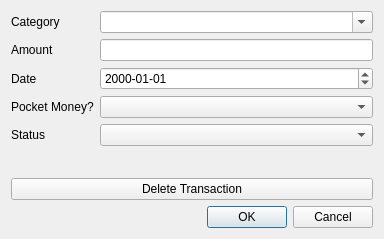
<?xml version="1.0" encoding="UTF-8"?>
<ui version="4.0">
 <class>TransactionEditorDialog</class>
 <widget class="QDialog" name="TransactionEditorDialog">
  <property name="geometry">
   <rect>
    <x>0</x>
    <y>0</y>
    <width>384</width>
    <height>239</height>
   </rect>
  </property>
  <property name="windowTitle">
   <string>Dialog</string>
  </property>
  <property name="modal">
   <bool>true</bool>
  </property>
  <layout class="QVBoxLayout" name="verticalLayout">
   <item>
    <layout class="QFormLayout" name="formLayout">
     <item row="0" column="0">
      <widget class="QLabel" name="label_4">
       <property name="text">
        <string>Category</string>
       </property>
      </widget>
     </item>
     <item row="0" column="1">
      <widget class="QComboBox" name="m_category_QComboBox">
       <property name="editable">
        <bool>true</bool>
       </property>
      </widget>
     </item>
     <item row="1" column="0">
      <widget class="QLabel" name="label">
       <property name="text">
        <string>Amount</string>
       </property>
      </widget>
     </item>
     <item row="1" column="1">
      <widget class="QLineEdit" name="m_amount_QLineEdit"/>
     </item>
     <item row="2" column="0">
      <widget class="QLabel" name="label_3">
       <property name="text">
        <string>Date</string>
       </property>
      </widget>
     </item>
     <item row="2" column="1">
      <widget class="QDateEdit" name="m_date_QDateEdit">
       <property name="displayFormat">
        <string>yyyy-MM-dd</string>
       </property>
      </widget>
     </item>
     <item row="4" column="0">
      <widget class="QLabel" name="label_5">
       <property name="text">
        <string>Status</string>
       </property>
      </widget>
     </item>
     <item row="4" column="1">
      <widget class="QComboBox" name="m_status_QComboBox"/>
     </item>
     <item row="3" column="0">
      <widget class="QLabel" name="label_2">
       <property name="text">
        <string>Pocket Money?</string>
       </property>
      </widget>
     </item>
     <item row="3" column="1">
      <widget class="QComboBox" name="m_pocketMoney_QComboBox"/>
     </item>
    </layout>
   </item>
   <item>
    <widget class="QPushButton" name="m_delete_QPushButton">
     <property name="text">
      <string>Delete Transaction</string>
     </property>
    </widget>
   </item>
   <item>
    <widget class="QDialogButtonBox" name="m_buttons_QDialogButtonBox">
     <property name="orientation">
      <enum>Qt::Horizontal</enum>
     </property>
     <property name="standardButtons">
      <set>QDialogButtonBox::Cancel|QDialogButtonBox::Ok</set>
     </property>
    </widget>
   </item>
  </layout>
 </widget>
 <resources/>
 <connections>
  <connection>
   <sender>m_buttons_QDialogButtonBox</sender>
   <signal>accepted()</signal>
   <receiver>TransactionEditorDialog</receiver>
   <slot>accept()</slot>
   <hints>
    <hint type="sourcelabel">
     <x>248</x>
     <y>254</y>
    </hint>
    <hint type="destinationlabel">
     <x>157</x>
     <y>274</y>
    </hint>
   </hints>
  </connection>
  <connection>
   <sender>m_buttons_QDialogButtonBox</sender>
   <signal>rejected()</signal>
   <receiver>TransactionEditorDialog</receiver>
   <slot>reject()</slot>
   <hints>
    <hint type="sourcelabel">
     <x>316</x>
     <y>260</y>
    </hint>
    <hint type="destinationlabel">
     <x>286</x>
     <y>274</y>
    </hint>
   </hints>
  </connection>
 </connections>
</ui>
